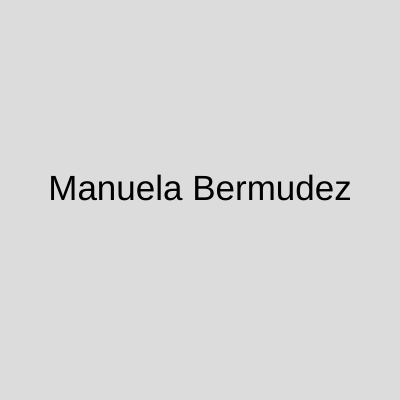
Frame 1 (no input)
Frame 60 (no input): identical to frame 1, image omitted
Frame 120 (the mouse pressed at the canvas centre since frame 60): identical to frame 1, image omitted

The p5.js sketch that drew this single still picture (run headless with seeded random() and noise() and a simulated clock; from frame 60 on, the mouse is pressed at the canvas centre):

// p5.js sketch
// ── sketch.js
function setup() {
  createCanvas(400, 400);
}

function draw() {
  background(220);

  textAlign(CENTER);
  textSize(35);
  text('Manuela Bermudez', 200,200);
  /*fill(255,0,0);
  ellipse(50,50,50,50);

  fill(255,255,0);
  ellipse(50,150,50,50);*/
}
